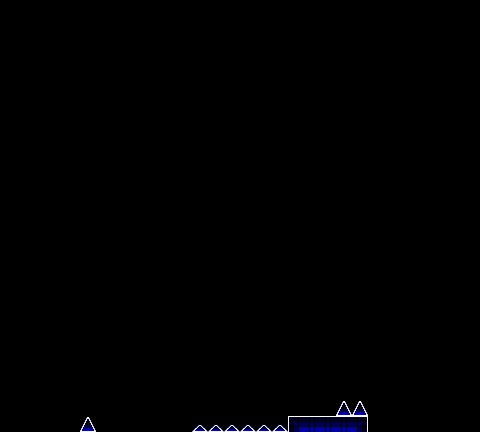

Rendered tile map (Tiled .tmx) drawn with the repository's tilesets; below, a short description and the full map source, tile grids included:
An orthogonal 30x27 tile map with 16x16 px tiles, 2 tile layers (l2, l1), 2 tilesets and 2 objects.

<map version="1.10" tiledversion="1.11.0" orientation="orthogonal" renderorder="right-down" width="30" height="27" tilewidth="16" tileheight="16" infinite="0" nextlayerid="8" nextobjectid="452">
 <editorsettings>
  <export target="part_03.json" format="json" />
 </editorsettings>
 <properties>
  <property name="rarity" type="int" value="100" />
 </properties>
 <tileset firstgid="1" source="../famidash.tsx" />
 <tileset firstgid="16385" source="../sprites.tsx" />
 <layer id="4" name="l2" width="30" height="27">
  <data encoding="csv">
1,1,1,1,1,1,1,1,1,1,1,1,1,1,1,1,1,1,1,1,1,1,1,1,1,1,1,1,1,1,
1,1,1,1,1,1,1,1,1,1,1,1,1,1,1,1,1,1,1,1,1,1,1,1,1,1,1,1,1,1,
1,1,1,1,1,1,1,1,1,1,1,1,1,1,1,1,1,1,1,1,1,1,1,1,1,1,1,1,1,1,
1,1,1,1,1,1,1,1,1,1,1,1,1,1,1,1,1,1,1,1,1,1,1,1,1,1,1,1,1,1,
1,1,1,1,1,1,1,1,1,1,1,1,1,1,1,1,1,1,1,1,1,1,1,1,1,1,1,1,1,1,
1,1,1,1,1,1,1,1,1,1,1,1,1,1,1,1,1,1,1,1,1,1,1,1,1,1,1,1,1,1,
1,1,1,1,1,1,1,1,1,1,1,1,1,1,1,1,1,1,1,1,1,1,1,1,1,1,1,1,1,1,
1,1,1,1,1,1,1,1,1,1,1,1,1,1,1,1,1,1,1,1,1,1,1,1,1,1,1,1,1,1,
1,1,1,1,1,1,1,1,1,1,1,1,1,1,1,1,1,1,1,1,1,1,1,1,1,1,1,1,1,1,
1,1,1,1,1,1,1,1,1,1,1,1,1,1,1,1,1,1,1,1,1,1,1,1,1,1,1,1,1,1,
1,1,1,1,1,1,1,1,1,1,1,1,1,1,1,1,1,1,1,1,1,1,1,1,1,1,1,1,1,1,
1,1,1,1,1,1,1,1,1,1,1,1,1,1,1,1,1,1,1,1,1,1,1,1,1,1,1,1,1,1,
1,1,1,1,1,1,1,1,1,1,1,1,1,1,1,1,1,1,1,1,1,1,1,1,1,1,1,1,1,1,
1,1,1,1,1,1,1,1,1,1,1,1,1,1,1,1,1,1,1,1,1,1,1,1,1,1,1,1,1,1,
1,1,1,1,1,1,1,1,1,1,1,1,1,1,1,1,1,1,1,1,1,1,1,1,1,1,1,1,1,1,
1,1,1,1,1,1,1,1,1,1,1,1,1,1,1,1,1,1,1,1,1,1,1,1,1,1,1,1,1,1,
1,1,1,1,1,1,1,1,1,1,1,1,1,1,1,1,1,1,1,1,1,1,1,1,1,1,1,1,1,1,
1,1,1,1,1,1,1,1,1,1,1,1,1,1,1,1,1,1,1,1,1,1,1,1,1,1,1,1,1,1,
1,1,1,1,1,1,1,1,1,1,1,1,1,1,1,1,1,1,1,1,1,1,1,1,1,1,1,1,1,1,
1,1,1,1,1,1,1,1,1,1,1,1,1,1,1,1,1,1,1,1,1,1,1,1,1,1,1,1,1,1,
1,1,1,1,1,1,1,1,1,1,1,1,1,1,1,1,1,1,1,1,1,1,1,1,1,1,1,1,1,1,
1,1,1,1,1,1,1,1,1,1,1,1,1,1,1,1,1,1,1,1,1,1,1,1,1,1,1,1,1,1,
1,1,1,1,1,1,1,1,1,1,1,1,1,1,1,1,1,1,1,1,1,1,1,1,1,1,1,1,1,1,
1,1,1,1,1,1,1,1,1,1,1,1,1,1,1,1,1,1,1,1,1,1,1,1,1,1,1,1,1,1,
1,1,1,1,1,1,1,1,1,1,1,1,1,1,1,1,1,1,1,1,1,1,1,1,1,1,1,1,1,1,
1,1,1,1,1,1,1,1,1,1,1,1,1,1,1,1,1,1,1,1,1,1,1,1,1,1,1,1,1,1,
1,1,1,1,1,1,1,1,1,1,1,1,1,1,1,1,1,1,1,1,1,1,1,1,1,1,1,1,1,1
</data>
 </layer>
 <layer id="1" name="l1" width="30" height="27">
  <data encoding="csv">
1,1,1,1,1,1,1,1,1,1,1,1,1,1,1,1,1,1,1,1,1,1,1,1,1,1,1,1,1,1,
1,1,1,1,1,1,1,1,1,1,1,1,1,1,1,1,1,1,1,1,1,1,1,1,1,1,1,1,1,1,
1,1,1,1,1,1,1,1,1,1,1,1,1,1,1,1,1,1,1,1,1,1,1,1,1,1,1,1,1,1,
1,1,1,1,1,1,1,1,1,1,1,1,1,1,1,1,1,1,1,1,1,1,1,1,1,1,1,1,1,1,
1,1,1,1,1,1,1,1,1,1,1,1,1,1,1,1,1,1,1,1,1,1,1,1,1,1,1,1,1,1,
1,1,1,1,1,1,1,1,1,1,1,1,1,1,1,1,1,1,1,1,1,1,1,1,1,1,1,1,1,1,
1,1,1,1,1,1,1,1,1,1,1,1,1,1,1,1,1,1,1,1,1,1,1,1,1,1,1,1,1,1,
1,1,1,1,1,1,1,1,1,1,1,1,1,1,1,1,1,1,1,1,1,1,1,1,1,1,1,1,1,1,
1,1,1,1,1,1,1,1,1,1,1,1,1,1,1,1,1,1,1,1,1,1,1,1,1,1,1,1,1,1,
1,1,1,1,1,1,1,1,1,1,1,1,1,1,1,1,1,1,1,1,1,1,1,1,1,1,1,1,1,1,
1,1,1,1,1,1,1,1,1,1,1,1,1,1,1,1,1,1,1,1,1,1,1,1,1,1,1,1,1,1,
1,1,1,1,1,1,1,1,1,1,1,1,1,1,1,1,1,1,1,1,1,1,1,1,1,1,1,1,1,1,
1,1,1,1,1,1,1,1,1,1,1,1,1,1,1,1,1,1,1,1,1,1,1,1,1,1,1,1,1,1,
1,1,1,1,1,1,1,1,1,1,1,1,1,1,1,1,1,1,1,1,1,1,1,1,1,1,1,1,1,1,
1,1,1,1,1,1,1,1,1,1,1,1,1,1,1,1,1,1,1,1,1,1,1,1,1,1,1,1,1,1,
1,1,1,1,1,1,1,1,1,1,1,1,1,1,1,1,1,1,1,1,1,1,1,1,1,1,1,1,1,1,
1,1,1,1,1,1,1,1,1,1,1,1,1,1,1,1,1,1,1,1,1,1,1,1,1,1,1,1,1,1,
1,1,1,1,1,1,1,1,1,1,1,1,1,1,1,1,1,1,1,1,1,1,1,1,1,1,1,1,1,1,
1,1,1,1,1,1,1,1,1,1,1,1,1,1,1,1,1,1,1,1,1,1,1,1,1,1,1,1,1,1,
1,1,1,1,1,1,1,1,1,1,1,1,1,1,1,1,1,1,1,1,1,1,1,1,1,1,1,1,1,1,
1,1,1,1,1,1,1,1,1,1,1,1,1,1,1,1,1,1,1,1,1,1,1,1,1,1,1,1,1,1,
1,1,1,1,1,1,1,1,1,1,1,1,1,1,1,1,1,1,1,1,1,1,1,1,1,1,1,1,1,1,
1,1,1,1,1,1,1,1,1,1,1,1,1,1,1,1,1,1,1,1,1,1,1,1,1,1,1,1,1,1,
1,1,1,1,1,1,1,1,1,1,1,1,1,1,1,1,1,1,1,1,1,1,1,1,1,1,1,1,1,1,
1,1,1,1,1,1,1,1,1,1,1,1,1,1,1,1,1,1,1,1,1,1,1,1,1,1,1,1,1,1,
1,1,1,1,1,1,1,1,1,1,1,1,1,1,1,1,1,1,1,1,1,2,2,1,1,1,1,1,1,1,
1,1,1,1,1,2,1,1,1,1,1,1,27,27,27,27,27,27,9,5,5,5,10,1,1,1,1,1,1,1
</data>
 </layer>
 <objectgroup id="7" name="SP">
  <object id="450" gid="16394" x="232" y="416" width="16" height="16" />
  <object id="451" gid="16396" x="304" y="416" width="16" height="16" />
 </objectgroup>
</map>
